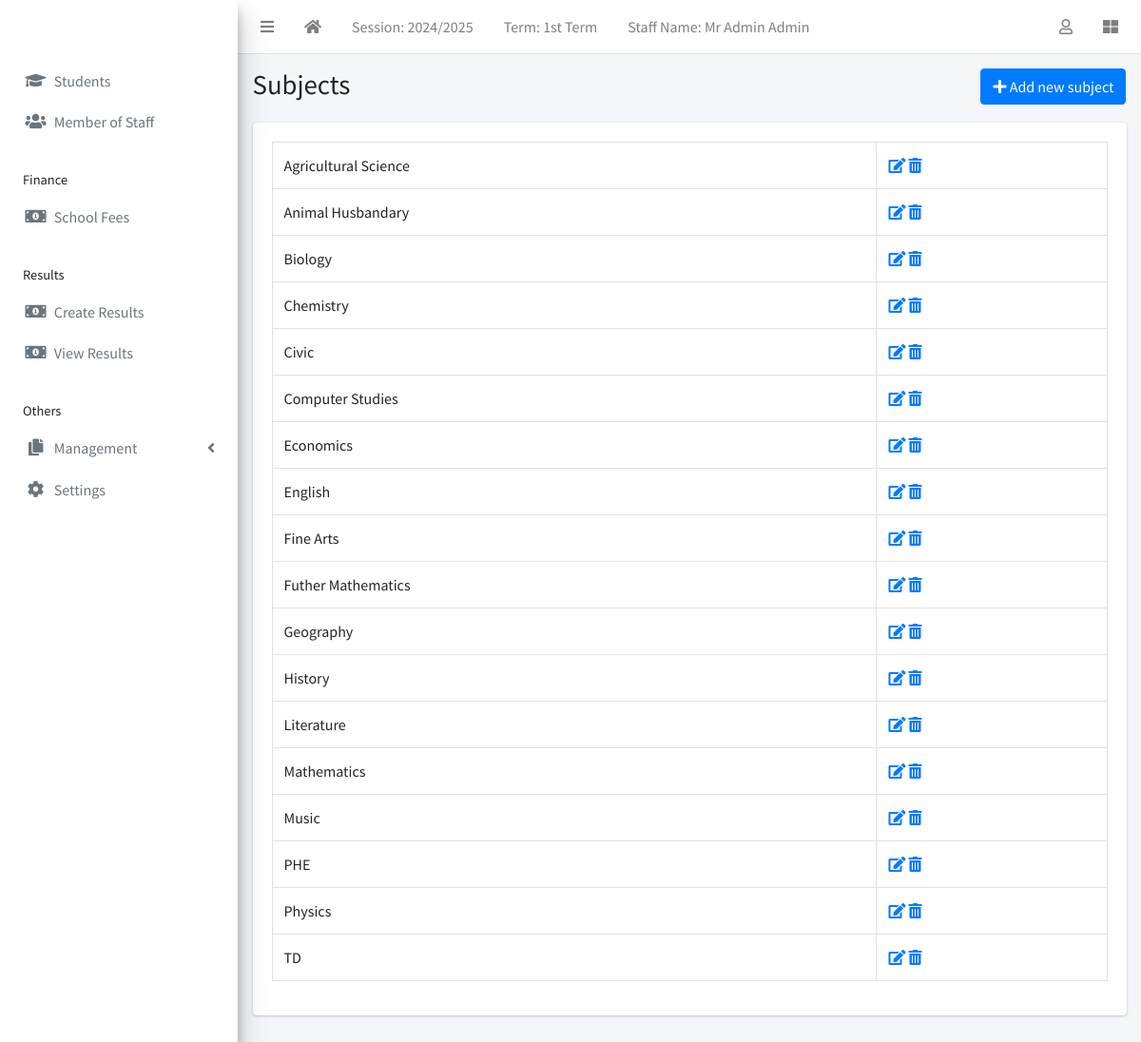
/subject/list/ (signed in), run on the app's committed database.
### apps/corecode/models.py (models this page shows, shortened)
class AcademicSession(models.Model):
    name = models.CharField(max_length=200, unique=True)
    current = models.BooleanField(default=True)
    class Meta:
        ordering = ["-name"]

class AcademicTerm(models.Model):
    name = models.CharField(max_length=20, unique=True)
    current = models.BooleanField(default=True)
    class Meta:
        ordering = ["name"]

class Subject(models.Model):
    name = models.CharField(max_length=200, unique=True)
    class Meta:
        ordering = ["name"]
    def __str__(self):
        return self.name

### apps/corecode/views.py (the view)
# urls.py: path("subject/list/", SubjectListView.as_view(), name="subjects"),
class SubjectListView(LoginRequiredMixin, SuccessMessageMixin, ListView):
    model = Subject
    template_name = "corecode/subject_list.html"
    def get_context_data(self, **kwargs):
        context = super().get_context_data(**kwargs)
        context["form"] = SubjectForm()
        return context

### apps/corecode/templates/corecode/subject_list.html (shortened to what this page needs)
{% extends 'base.html' %}
{% load widget_tweaks %}
{% block title %}
Subjects
{% endblock title %}
{% block breadcrumb %}
  <a class="btn btn-primary" href="#" data-toggle="modal" data-target="#modal1">
    <i class="fa fa-plus"></i>
    Add new subject
  </a>
{% endblock breadcrumb %}
{% block content %}
  <div class="row">
    <div class="col-sm-12">
        <table class="table table-bordered">
          <tbody>
            {% for object in object_list %}
            <tr>
              <td>{{ object }}</td>
              <td><a href="{% url 'subject-update' object.id %}"><i
                    class="fa fa-edit"></i></a> <a
                  href="{% url 'subject-delete' object.id %}"><i
                    class="fa fa-trash-alt"></i></a></td>
            </tr>
            {% endfor %}
          </tbody>
        </table>
    </div>
  </div>
{% endblock content %}

### templates/base.html (shortened to what this page needs)
{% load static %}
<!DOCTYPE html>
<html lang="en">
<head>
  <link rel="stylesheet" href="{% static 'plugins/fontawesome-free/css/all.min.css' %}">
  <link rel="stylesheet" href="{% static 'plugins/toastr/toastr.min.css' %}">
  <link rel="stylesheet"
    href="{% static 'plugins/overlayScrollbars/css/OverlayScrollbars.min.css' %}">
  <link rel="stylesheet" href="{% static 'plugins/Datatables/datatables.min.css' %}" />
  <link rel="stylesheet" href="{% static 'dist/css/adminlte.min.css' %}">
</head>
<body
  class="hold-transition sidebar-mini layout-fixed layout-navbar-fixed layout-footer-fixed">
  <div class="wrapper">
    <nav class="main-header navbar navbar-expand navbar-white navbar-light">
      <ul class="navbar-nav">
        <li class="nav-item">
          <a class="nav-link" data-widget="pushmenu" href="#" role="button"><i
              class="fas fa-bars"></i></a>
        </li>
        <li class="nav-item d-none d-sm-inline-block">
          <a href="{% url 'home' %} " class="nav-link"><i class="fa fa-home"></i></a>
        </li>
        <li class="nav-item d-none d-sm-inline-block">
          <a href="{% url 'current-session' %}" class="nav-link">Session: {{ current_session }}</a>
        </li>
        <li class="nav-item d-none d-sm-inline-block">
          <a href="{% url 'current-session' %}" class="nav-link">Term: {{ current_term }}</a>
        </li>
        <li class="nav-item d-none d-sm-inline-block">
          <a href="{% url 'home' %} " class="nav-link">Staff Name: {{ staff_name }}</a>
        </li>
      </ul>
      <ul class="navbar-nav ml-auto">
        <li class="nav-item dropdown">
          <a class="nav-link" data-toggle="dropdown" href="#">
            <i class="far fa-user"></i>
          </a>
        </li>
        <li class="nav-item">
          <a class="nav-link" data-widget="control-sidebar" data-slide="true"
            href="#" role="button"><i class="fas fa-th-large"></i></a>
        </li>
      </ul>
    </nav>
    <aside class="main-sidebar   elevation-4">
      <a href="{% url 'home' %}" class="brand-link">{{ school_name | default:"MySchool" }}</a>
      <div class="sidebar">
        <nav class="mt-2">
          <ul class="nav nav-pills nav-sidebar flex-column"
            data-widget="treeview" role="menu" data-accordion="false">
            <li class="nav-item">
              <a href="{% url 'student-list' %}" class="nav-link">
                <i class="nav-icon fas fa-graduation-cap"></i>
                <p>
                  Students
                </p>
              </a>
            </li>
            {% if staff_type == "admin" %}
              <li class="nav-item">
                <a href="{% url 'staff-list' %}" class="nav-link">
                  <i class="nav-icon fas fa-users"></i>
                  <p>
                    Member of Staff
                  </p>
                </a>
              </li>
            {% endif %}
            {% if staff_type == "finance" or staff_type == "admin" %}
              <li class="nav-header">Finance</li>
              <li class="nav-item">
                <a href="{% url 'invoice-list' %}" class="nav-link">
                  <i class="nav-icon fas fa-money-bill-alt"></i>
                  <p>
                    School Fees
                  </p>
                </a>
              </li>
            {% endif %}
            {% if staff_type == "teacher" or staff_type == "admin" %}
              <li class="nav-header">Results</li>
              <li class="nav-item">
                <a href="{% url 'create-result' %}" class="nav-link">
                  <i class="nav-icon fas fa-money-bill-alt"></i>
                  <p>
                    Create Results
                  </p>
                </a>
              </li>
            <li class="nav-item">
              <a href="{% url 'view-a-result' "all" %}" class="nav-link">
                <i class="nav-icon fas fa-money-bill-alt"></i>
                <p>
                  View Results
                </p>
              </a>
            </li>
            {% endif %}
            <li class="nav-header">Others</li>
            {% if staff_type == "admin" %}
              <li class="nav-item has-treeview">
                <a href="#" class="nav-link">
                  <i class="nav-icon fas fa-copy"></i>
                  <p>
                    Management
                    <i class="fas fa-angle-left right"></i>
                  </p>
                </a>
              </li>
            {% endif %}
            <li class="nav-item">
              <a href="{% url 'configs' %}" class="nav-link">
                <i class="nav-icon fas fa-cog"></i>
                <p>
                  Settings
                </p>
              </a>
            </li>
          </ul>
        </nav>
      </div>
    </aside>
    <div class="content-wrapper">
      <section class="content-header">
        <div class="container-fluid">
          <div class="row mb-1">
            <div class="col-sm-8">
              <h1>{% block title %}{% endblock title %}</h1>
            </div>
            <div class="col-sm-4">
              <ol class="breadcrumb float-sm-right">
                <li class="breadcrumb-item">{% block breadcrumb %}{% endblock breadcrumb %}</li>
              </ol>
            </div>
          </div>
        </div>
      </section>
      <section class="content">
        <div class="container-fluid">
          <div class="row">
            <div class="col-md-12">
              {% block fullcard %}
              <div class="card">
                <div class="card-body">
                  <div class="row">
                    <div class="col">
                      {% block content %}
                      {% endblock content %}
                    </div>
                  </div>
                </div>
              </div>
              {% endblock fullcard %}
            </div>
          </div>
        </div>
      </section>
    </div>
  </div>
</body>
</html>

### data on the page
AcademicSession: name "2024/2025"
AcademicTerm: name "1st Term"
Subject: name "Agricultural Science"
Subject: name "Animal Husbandary"
Subject: name "Biology"
Subject: name "Chemistry"
Subject: name "Civic"
Subject: name "Computer Studies"
Subject: name "Economics"
Subject: name "English"
Subject: name "Fine Arts"
Subject: name "Futher Mathematics"
Subject: name "Geography"
Subject: name "History"
Subject: name "Literature"
Subject: name "Mathematics"
Subject: name "Music"
Subject: name "PHE"
Subject: name "Physics"
Subject: name "TD"

### other printed values
{{ staff_name }} "Mr Admin Admin"
